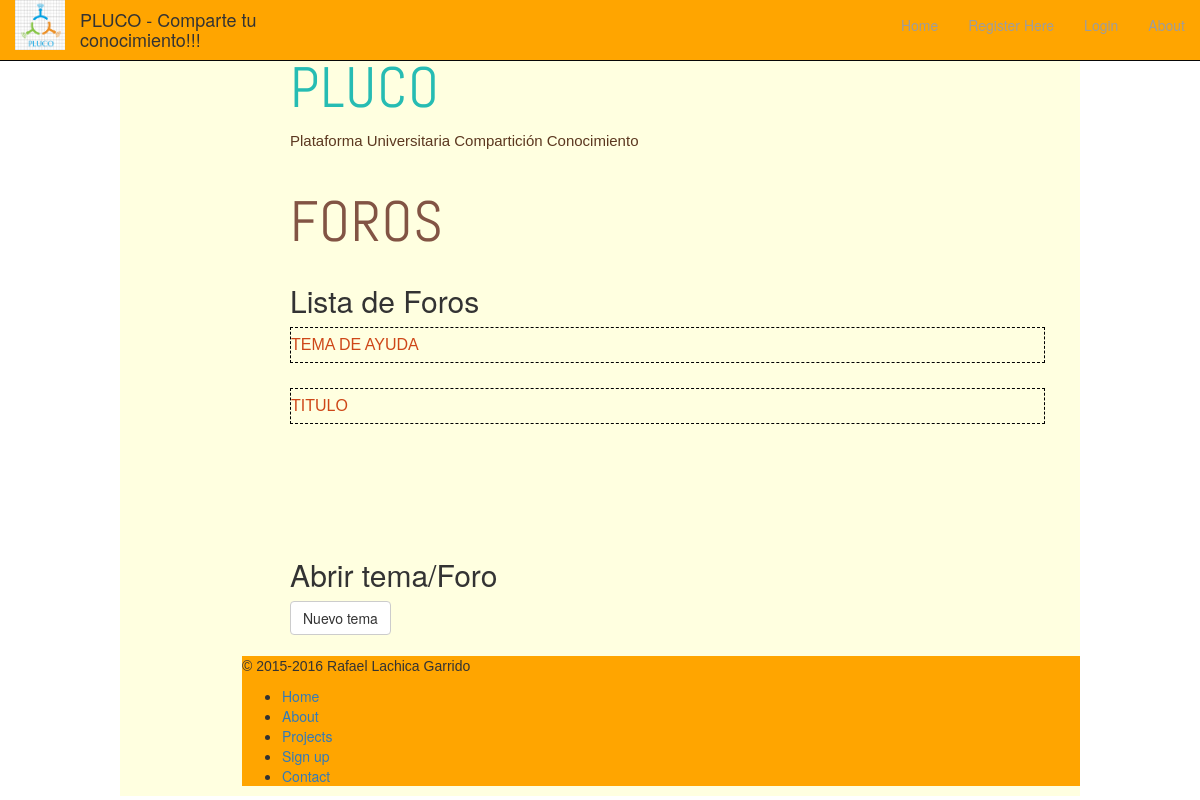
/foros/, run on an earlier commit of the app's database.
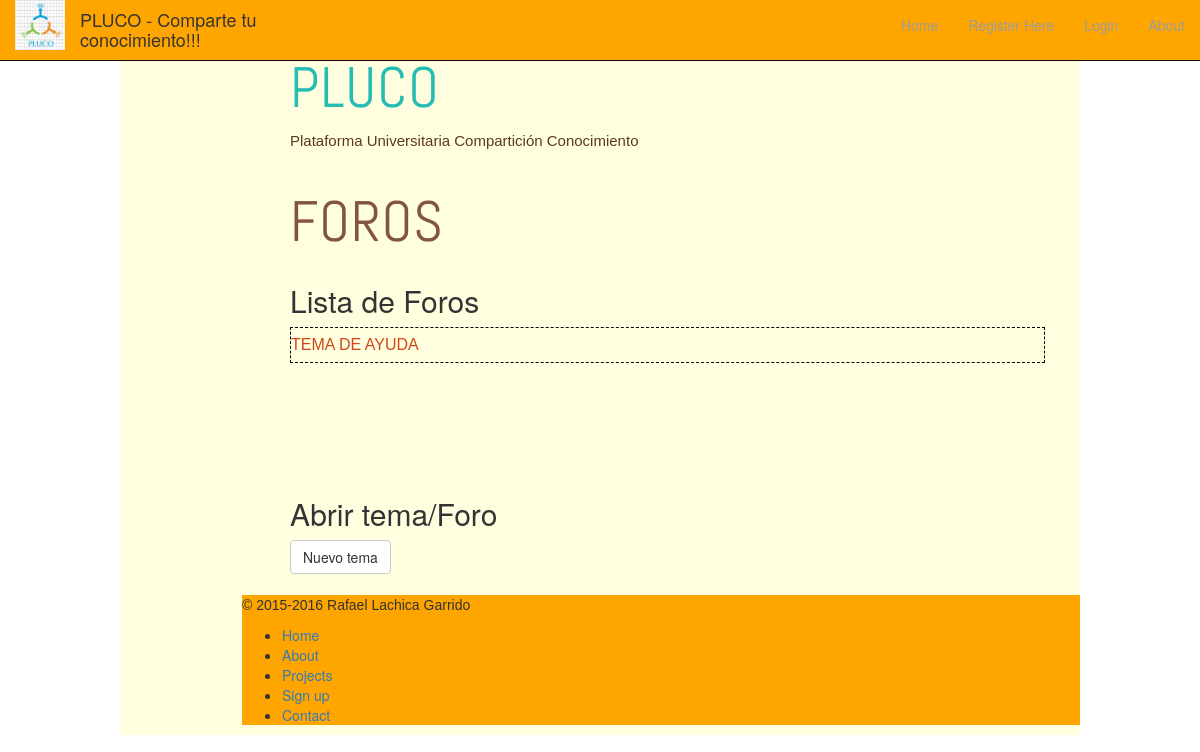
And on a later commit of the database.
### plucoApp/models.py (models this page shows, shortened)
class Forum(models.Model):
      title = models.CharField(max_length=128,unique=True)
      theme = models.CharField(max_length=50,unique=True)
      asignature = models.CharField(max_length=25,unique=True)

### foros/views.py (the view)
# urls.py: url(r'foros', views.showForums, name='comment'),
def showForums(request):
    com = Forum.objects.all()
    context = {'forum': com}
    return render(request,'foros.html',context)

### templates/foros.html (shortened to what this page needs)
{% extends "index.html" %}
{% load static %}
{% block cabeceraTitulo %}
<div>
  <h3><span class="beauty">PLUCO</span></h3>
  <p style="float: left;margin-right: 400px;margin-top: 20px">
    Plataforma Universitaria Compartición Conocimiento
  </p>
</div>
{% endblock %}
{% block articuloPrincipal %}
<div>
  <h3>Foros</h3>
  <br><br><br>
  <h2>Lista de Foros</h2>
  {% if forum %}
            {% for f in forum %}
             <ul style="border: 1px dashed black;margin-top: 10px;">
                 <li style="float: left;margin-right: 250px;margin-top: 5px;margin-bottom: 5px"><a href="/foros/theme/{{ f.theme }}">{{ f.title }}</a></li>
             </ul>
             {% endfor %}
  {% endif %}
</div>
{% endblock %}
{% block extra %}
<div style="margin-top: 5%">
<h2>Abrir tema/Foro</h2>
      <form method="POST" class="post-form">{% csrf_token %}
          <button type="submit" class="save btn btn-default">Nuevo tema</button>
      </form>
</div>
{% endblock %}

What changed in the data, as far as the page shows it:
removed Forum: title "TITULO"
